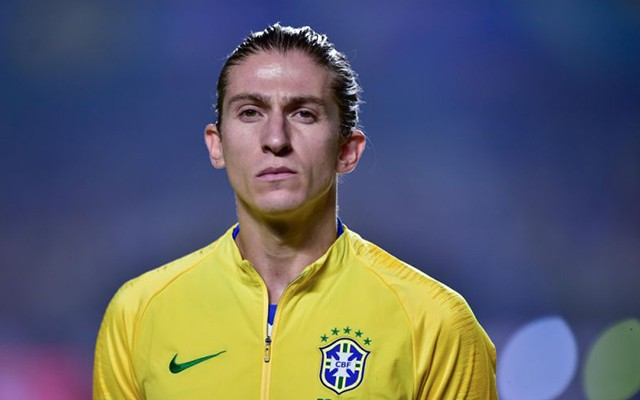
#> input picture dataset/Filipe_1.jpg, 640 x 400 px; its folder holds only this picture in this run
$ python -i Reconhecimento_Facial.py   (imports and definitions only)
#> lines starting #> are read from the running program, lines starting #| are printed output that depends on the picture
import os
import sys
import threading
import time
import re
import cv2
import numpy as np
import tkinter as tk
from tkinter import ttk, messagebox, simpledialog
from collections import Counter

# ===== BASE_DIR funciona tanto em .py quanto em .exe (PyInstaller) =====
if getattr(sys, "frozen", False):
    BASE_DIR = os.path.dirname(sys.executable)
else:
    BASE_DIR = os.path.dirname(os.path.abspath(__file__))

DATASET_DIR = os.path.join(BASE_DIR, "dataset")

# Garantir que a pasta dataset exista
# [1 line not run here, left out]

# ===== DETECTOR =====
CASCADE_PATH = cv2.data.haarcascades + "haarcascade_frontalface_default.xml"
face_cascade = cv2.CascadeClassifier(CASCADE_PATH)

# ===== CONFIGS =====
# No LBPH: menor confidence = melhor match
CONFIDENCE_THRESHOLD = 65  # padrão mais seguro
DEBUG_PREDICTIONS = False  # deixe True se quiser ver logs no CMD

CAPTURE_TARGET = 20  # número de fotos a capturar por pessoa


# ==========================
# Utils
# ==========================
# [12 lines left out: function sanitize_name, not called in this run]


def equalize_face(gray_face):
    """Equalização simples de histograma."""
    return cv2.equalizeHist(gray_face)


def preprocess_face_from_gray(gray, x=None, y=None, w=None, h=None):
    """
    Recebe uma imagem gray e opcionalmente uma ROI.
    Devolve face 200x200 equalizada.
    """
    if x is not None:
        face_roi = gray[y:y + h, x:x + w]
    else:
        face_roi = gray

    face_roi = cv2.resize(face_roi, (200, 200))
    face_roi = equalize_face(face_roi)
    return face_roi


# ==========================
# ETAPA 1: Carregar dataset
# ==========================
def carregar_dataset():
    faces = []
    labels = []
    nomes = []

    if not os.path.isdir(DATASET_DIR):
        print(f"[ERRO] Pasta dataset não encontrada: {DATASET_DIR}")
        return faces, labels, nomes

    arquivos = sorted(os.listdir(DATASET_DIR))

    for arquivo in arquivos:
        if not (arquivo.lower().endswith(".jpg")
                or arquivo.lower().endswith(".png")
                or arquivo.lower().endswith(".jpeg")):
            continue

        caminho_imagem = os.path.join(DATASET_DIR, arquivo)

        nome = arquivo.split("_")[0]
        if nome not in nomes:
            nomes.append(nome)
        label_id = nomes.index(nome)

        img = cv2.imread(caminho_imagem)
#> img is the input picture: shape (400, 640, 3); mean B, G, R 106.3, 97.5, 94.7
        if img is None:
            print(f"[AVISO] Não foi possível ler a imagem: {caminho_imagem}")
            continue

        gray = cv2.cvtColor(img, cv2.COLOR_BGR2GRAY)
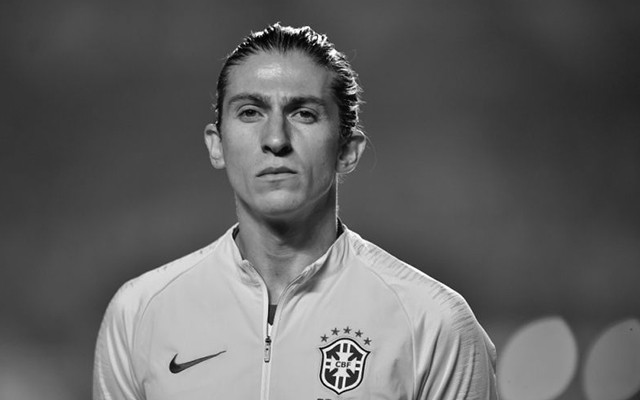
#> gray: shape (400, 640); min 0, max 255, mean 97.7

        # Tenta detectar face
        faces_detectadas = face_cascade.detectMultiScale(
            gray,
            scaleFactor=1.1,
            minNeighbors=5,
            minSize=(60, 60)
        )
#> faces_detectadas = [[202, 52, 148, 148]]

        if len(faces_detectadas) == 0:
            # ===== MELHORIA: se não detectar, assume que a imagem já é um rosto recortado
            face_roi = preprocess_face_from_gray(gray)
            faces.append(face_roi)
            labels.append(label_id)
            print(f"[OK] Treino (recorte direto): {arquivo} -> nome: {nome}, label: {label_id}")
            continue

        (x, y, w, h) = faces_detectadas[0]
#> x = 202; y = 52; w = 148; h = 148
        face_roi = preprocess_face_from_gray(gray, x, y, w, h)
#> in preprocess_face_from_gray, `face_roi = gray[y:y + h, x:x + w]`:
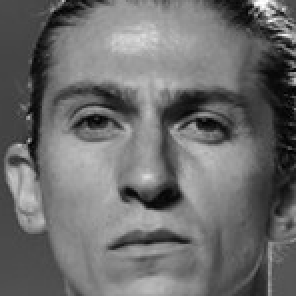
#> face_roi: shape (148, 148) (shown 2 times larger); min 0, max 254, mean 108.7
#> in preprocess_face_from_gray, `face_roi = cv2.resize(face_roi, (200, 200))`:
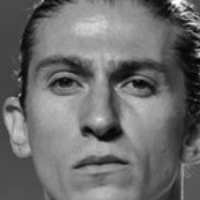
#> face_roi: shape (200, 200); min 3, max 252, mean 108.6
#> in equalize_face, `return cv2.equalizeHist(gray_face)`:
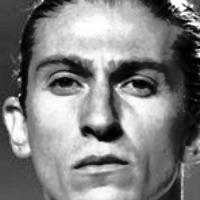
#> returned value: shape (200, 200); min 0, max 255, mean 128.4

        faces.append(face_roi)
        labels.append(label_id)

        print(f"[OK] Treino: {arquivo} -> nome: {nome}, label: {label_id}")

    # Diagnóstico de balanceamento
    if labels:
        contagem = Counter([nomes[l] for l in labels])
        print("\n[INFO] Quantidade de imagens usadas por pessoa:")
        for n, qtd in contagem.items():
            print(f" - {n}: {qtd}")

        if len(contagem) > 1:
            max_qtd = max(contagem.values())
            min_qtd = min(contagem.values())
            if max_qtd >= (min_qtd * 2):
                print("[AVISO] Dataset desbalanceado detectado.")
                print("        Tente manter quantidades parecidas por pessoa.\n")

    return faces, labels, nomes


# ==========================
# ETAPA 2: Treinar LBPH
# ==========================
# [206 lines left out: functions treinar_modelo, reconhecer_webcam, capturar_nova_pessoa, fluxo_reconhecimento, atualizar_threshold, not called in this run]


def iniciar_reconhecimento_thread():
    thread = threading.Thread(target=fluxo_reconhecimento, daemon=True)
    thread.start()


# [86 lines left out: functions cadastrar_pessoa_thread, criar_interface, not called in this run]


# [2 lines not run here, left out]

>>> result = carregar_dataset()

$ run again, on dataset/Filipe_2.jpg
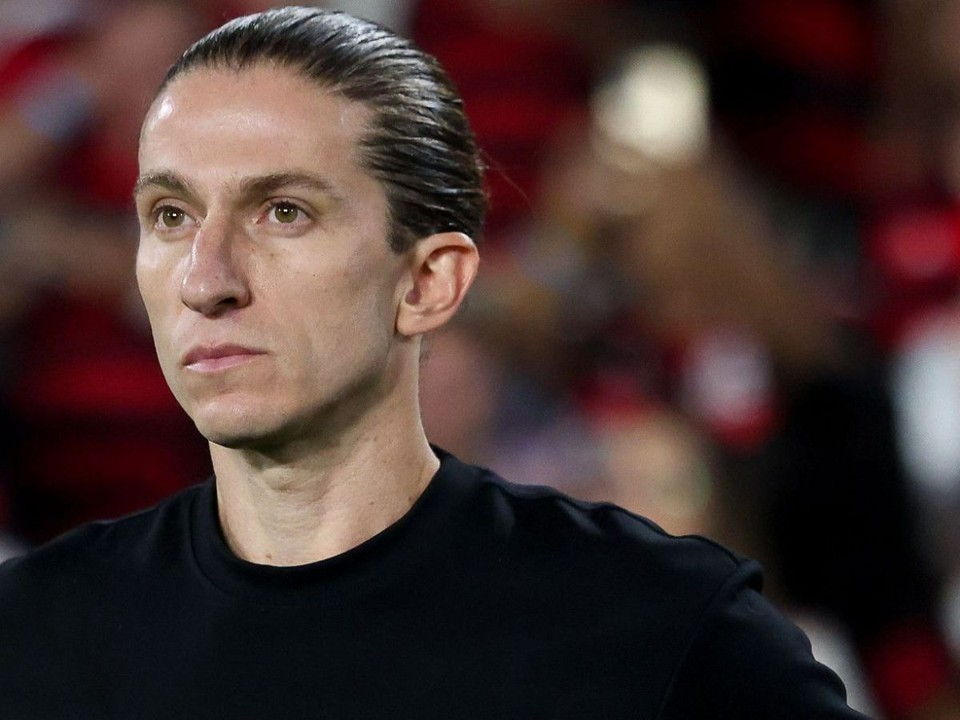
#> input picture dataset/Filipe_2.jpg, 960 x 720 px
#> in carregar_dataset, img is the input picture: shape (720, 960, 3); mean B, G, R 48.1, 50.9, 70.1
#> in carregar_dataset, `gray = cv2.cvtColor(img, cv2.COLOR_BGR2GRAY)`:
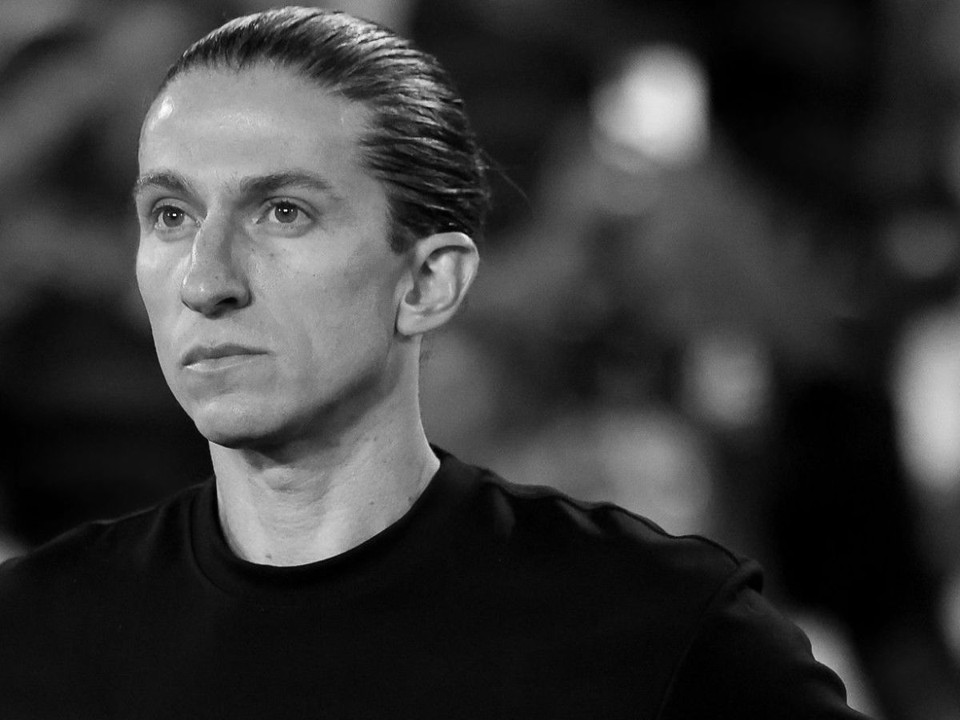
#> gray: shape (720, 960); min 0, max 253, mean 56.4
#> faces_detectadas = [[386, 311, 71, 71], [72, 90, 310, 310]]
#> x = 386; y = 311; w = 71
#> in equalize_face, `return cv2.equalizeHist(gray_face)`:
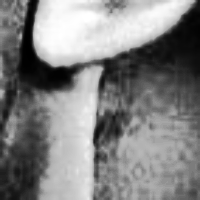
#> returned value: shape (200, 200); min 0, max 255, mean 129.3
